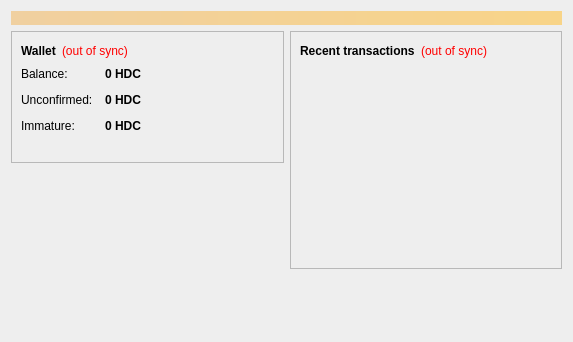
<?xml version="1.0" encoding="UTF-8"?>
<ui version="4.0">
 <class>OverviewPage</class>
 <widget class="QWidget" name="OverviewPage">
  <property name="geometry">
   <rect>
    <x>0</x>
    <y>0</y>
    <width>573</width>
    <height>342</height>
   </rect>
  </property>
  <property name="windowTitle">
   <string>Form</string>
  </property>
  <property name="styleSheet">
   <string notr="true">background-color: rgb(238, 238, 238);
border-top-color: rgb(45, 182, 224);</string>
  </property>
  <layout class="QVBoxLayout" name="topLayout">
   <item>
    <widget class="QLabel" name="labelAlerts">
     <property name="visible">
      <bool>false</bool>
     </property>
     <property name="styleSheet">
      <string notr="true">background-color: qlineargradient(x1: 0, y1: 0, x2: 1, y2: 0, stop:0 #F0D0A0, stop:1 #F8D488); color:#000000;</string>
     </property>
     <property name="wordWrap">
      <bool>true</bool>
     </property>
     <property name="margin">
      <number>3</number>
     </property>
    </widget>
   </item>
   <item>
    <layout class="QHBoxLayout" name="horizontalLayout" stretch="1,1">
     <item>
      <layout class="QVBoxLayout" name="verticalLayout_2">
       <item>
        <widget class="QFrame" name="frame">
         <property name="frameShape">
          <enum>QFrame::StyledPanel</enum>
         </property>
         <property name="frameShadow">
          <enum>QFrame::Raised</enum>
         </property>
         <layout class="QVBoxLayout" name="verticalLayout_4">
          <item>
           <layout class="QHBoxLayout" name="horizontalLayout_4">
            <item>
             <widget class="QLabel" name="label_5">
              <property name="font">
               <font>
                <weight>75</weight>
                <bold>true</bold>
               </font>
              </property>
              <property name="text">
               <string>Wallet</string>
              </property>
             </widget>
            </item>
            <item>
             <widget class="QLabel" name="labelWalletStatus">
              <property name="toolTip">
               <string>&lt;html&gt;&lt;head/&gt;&lt;body&gt;&lt;p&gt;The displayed information may be out of date. Your wallet automatically synchronizes with the Particle network after a connection is established, but this process has not completed yet.&lt;/p&gt;&lt;/body&gt;&lt;/html&gt;</string>
              </property>
              <property name="styleSheet">
               <string notr="true">QLabel { color: red; }</string>
              </property>
              <property name="text">
               <string notr="true">(out of sync)</string>
              </property>
              <property name="alignment">
               <set>Qt::AlignLeading|Qt::AlignLeft|Qt::AlignVCenter</set>
              </property>
             </widget>
            </item>
            <item>
             <spacer name="horizontalSpacer_2">
              <property name="orientation">
               <enum>Qt::Horizontal</enum>
              </property>
              <property name="sizeHint" stdset="0">
               <size>
                <width>40</width>
                <height>20</height>
               </size>
              </property>
             </spacer>
            </item>
           </layout>
          </item>
          <item>
           <layout class="QFormLayout" name="formLayout_2">
            <property name="fieldGrowthPolicy">
             <enum>QFormLayout::AllNonFixedFieldsGrow</enum>
            </property>
            <property name="horizontalSpacing">
             <number>12</number>
            </property>
            <property name="verticalSpacing">
             <number>12</number>
            </property>
            <item row="0" column="0">
             <widget class="QLabel" name="label">
              <property name="text">
               <string>Balance:</string>
              </property>
             </widget>
            </item>
            <item row="0" column="1">
             <widget class="QLabel" name="labelBalance">
              <property name="font">
               <font>
                <weight>75</weight>
                <bold>true</bold>
               </font>
              </property>
              <property name="cursor">
               <cursorShape>IBeamCursor</cursorShape>
              </property>
              <property name="toolTip">
               <string>Your current balance</string>
              </property>
              <property name="text">
               <string notr="true">0 HDC</string>
              </property>
              <property name="textInteractionFlags">
               <set>Qt::LinksAccessibleByMouse|Qt::TextSelectableByKeyboard|Qt::TextSelectableByMouse</set>
              </property>
             </widget>
            </item>
            <item row="1" column="0">
             <widget class="QLabel" name="label_3">
              <property name="text">
               <string>Unconfirmed:</string>
              </property>
             </widget>
            </item>
            <item row="1" column="1">
             <widget class="QLabel" name="labelUnconfirmed">
              <property name="font">
               <font>
                <weight>75</weight>
                <bold>true</bold>
               </font>
              </property>
              <property name="cursor">
               <cursorShape>IBeamCursor</cursorShape>
              </property>
              <property name="toolTip">
               <string>Total of transactions that have yet to be confirmed, and do not yet count toward the current balance</string>
              </property>
              <property name="text">
               <string notr="true">0 HDC</string>
              </property>
              <property name="textInteractionFlags">
               <set>Qt::LinksAccessibleByMouse|Qt::TextSelectableByKeyboard|Qt::TextSelectableByMouse</set>
              </property>
             </widget>
            </item>
            <item row="2" column="0">
             <widget class="QLabel" name="labelImmatureText">
              <property name="text">
               <string>Immature:</string>
              </property>
             </widget>
            </item>
            <item row="2" column="1">
             <widget class="QLabel" name="labelImmature">
              <property name="font">
               <font>
                <weight>75</weight>
                <bold>true</bold>
               </font>
              </property>
              <property name="toolTip">
               <string>Mined balance that has not yet matured</string>
              </property>
              <property name="text">
               <string notr="true">0 HDC</string>
              </property>
              <property name="textInteractionFlags">
               <set>Qt::LinksAccessibleByMouse|Qt::TextSelectableByKeyboard|Qt::TextSelectableByMouse</set>
              </property>
             </widget>
            </item>
           </layout>
          </item>
          <item>
           <widget class="QLabel" name="label_wallet_bgcoin">
            <property name="text">
             <string/>
            </property>
            <property name="pixmap">
             <pixmap resource="../bitcoin.qrc">:/images/wallet_bgcoin</pixmap>
            </property>
            <property name="scaledContents">
             <bool>false</bool>
            </property>
            <property name="alignment">
             <set>Qt::AlignCenter</set>
            </property>
            <property name="margin">
             <number>-2</number>
            </property>
           </widget>
          </item>
         </layout>
        </widget>
       </item>
       <item>
        <spacer name="verticalSpacer">
         <property name="orientation">
          <enum>Qt::Vertical</enum>
         </property>
         <property name="sizeHint" stdset="0">
          <size>
           <width>20</width>
           <height>40</height>
          </size>
         </property>
        </spacer>
       </item>
      </layout>
     </item>
     <item>
      <layout class="QVBoxLayout" name="verticalLayout_3">
       <item>
        <widget class="QFrame" name="frame_2">
         <property name="frameShape">
          <enum>QFrame::StyledPanel</enum>
         </property>
         <property name="frameShadow">
          <enum>QFrame::Raised</enum>
         </property>
         <layout class="QVBoxLayout" name="verticalLayout">
          <item>
           <layout class="QHBoxLayout" name="horizontalLayout_2">
            <item>
             <widget class="QLabel" name="label_4">
              <property name="text">
               <string>&lt;b&gt;Recent transactions&lt;/b&gt;</string>
              </property>
             </widget>
            </item>
            <item>
             <widget class="QLabel" name="labelTransactionsStatus">
              <property name="toolTip">
               <string>&lt;html&gt;&lt;head/&gt;&lt;body&gt;&lt;p&gt;The displayed information may be out of date. Your wallet automatically synchronizes with the Particle network after a connection is established, but this process has not completed yet.&lt;/p&gt;&lt;/body&gt;&lt;/html&gt;</string>
              </property>
              <property name="styleSheet">
               <string notr="true">QLabel { color: red; }</string>
              </property>
              <property name="text">
               <string notr="true">(out of sync)</string>
              </property>
              <property name="alignment">
               <set>Qt::AlignRight|Qt::AlignTrailing|Qt::AlignVCenter</set>
              </property>
             </widget>
            </item>
            <item>
             <spacer name="horizontalSpacer">
              <property name="orientation">
               <enum>Qt::Horizontal</enum>
              </property>
              <property name="sizeHint" stdset="0">
               <size>
                <width>40</width>
                <height>20</height>
               </size>
              </property>
             </spacer>
            </item>
           </layout>
          </item>
          <item>
           <widget class="QListView" name="listTransactions">
            <property name="styleSheet">
             <string notr="true">QListView { background: transparent; }</string>
            </property>
            <property name="frameShape">
             <enum>QFrame::NoFrame</enum>
            </property>
            <property name="verticalScrollBarPolicy">
             <enum>Qt::ScrollBarAlwaysOff</enum>
            </property>
            <property name="horizontalScrollBarPolicy">
             <enum>Qt::ScrollBarAlwaysOff</enum>
            </property>
            <property name="selectionMode">
             <enum>QAbstractItemView::NoSelection</enum>
            </property>
           </widget>
          </item>
         </layout>
        </widget>
       </item>
       <item>
        <spacer name="verticalSpacer_2">
         <property name="orientation">
          <enum>Qt::Vertical</enum>
         </property>
         <property name="sizeHint" stdset="0">
          <size>
           <width>20</width>
           <height>40</height>
          </size>
         </property>
        </spacer>
       </item>
      </layout>
     </item>
    </layout>
   </item>
  </layout>
 </widget>
 <resources>
  <include location="../bitcoin.qrc"/>
 </resources>
 <connections/>
</ui>
